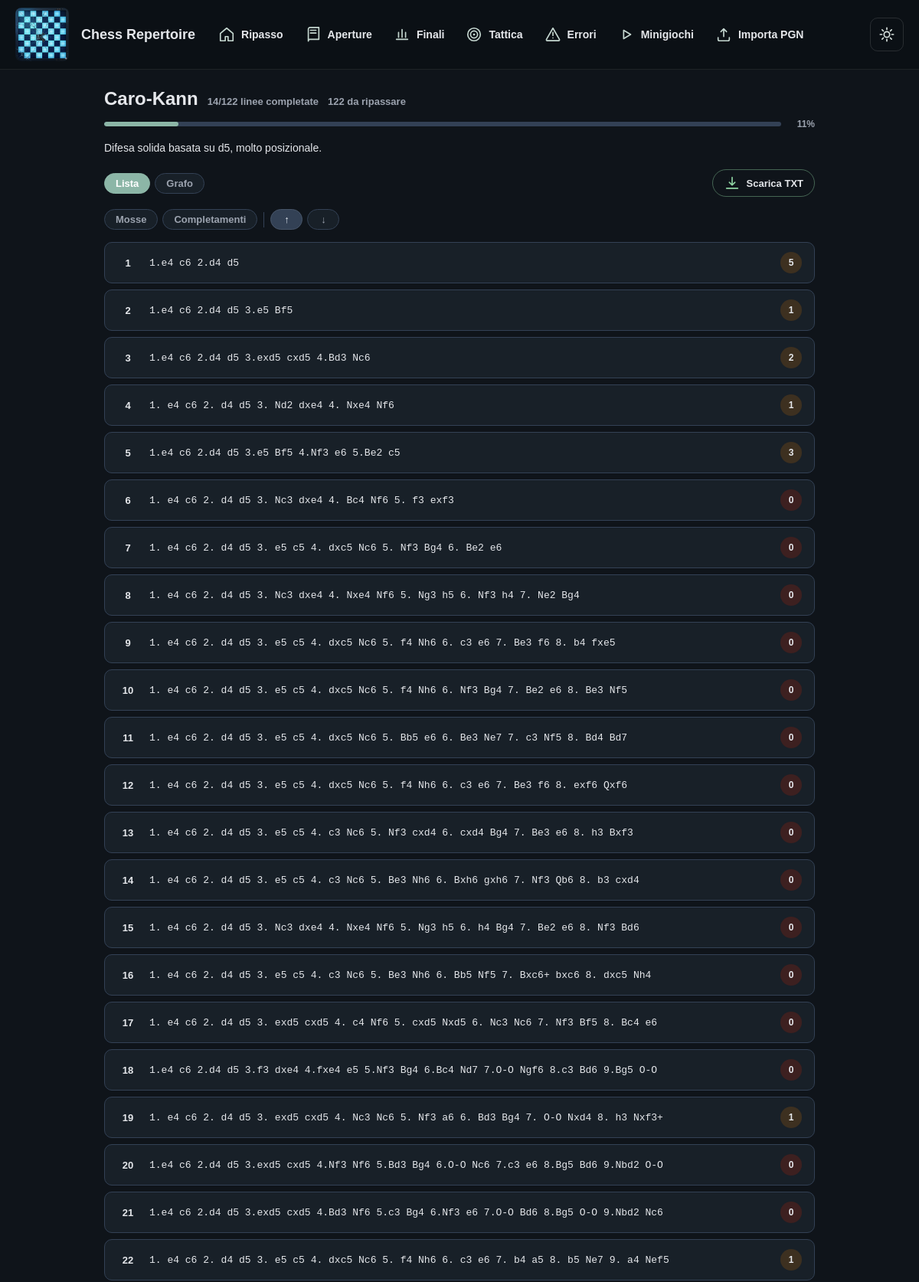
The page /opening/1/ (upper part) on the database its author committed.
### repertoire/models.py (models this page shows, shortened)
class OpeningRoot(models.Model):
    nome = models.CharField(max_length=100, unique=True)
    moves = models.CharField(max_length=50, blank=True, null=True)
    descrizione = models.TextField(blank=True, null=True)
    difesa = models.BooleanField(default=False)
    preferito = models.BooleanField(default=False)
    class Meta:
        ordering = ["nome"]

class ReviewFieldsMixin(models.Model):
    completamenti = models.PositiveIntegerField(default=0)
    last_reviewed = models.DateTimeField(blank=True, null=True)
    due_at = models.DateTimeField(blank=True, null=True)
    review_attempts = models.PositiveIntegerField(default=0)
    mistakes = models.PositiveIntegerField(default=0)
    accuracy = models.FloatField(default=0)
    class Meta:
        abstract = True

class OpeningLine(ReviewFieldsMixin, models.Model):
    root = models.ForeignKey("OpeningRoot", on_delete=models.CASCADE, related_name="linee")
    numero = models.PositiveIntegerField(default=0, null=True, blank=True)
    titolo = models.CharField(max_length=200, blank=True, null=True)
    pgn = models.TextField()
    note = models.TextField(blank=True, null=True)
    flipped = models.BooleanField(default=False)
    difficolta = models.CharField(max_length=20, choices=DIFFICOLTA_CHOICES, default="media", blank=True)
    parent = models.ForeignKey(
        "self",
        null=True,
        blank=True,
        on_delete=models.SET_NULL,
        related_name="varianti",
    )
    class Meta:
        ordering = ["numero"]
    def count_moves(self):
        clean = self.pgn.replace("{", "").replace("}", "")
        return len([m for m in clean.split() if "." not in m and m not in ["1-0", "0-1", "1/2-1/2", "*"]])

### repertoire/views.py (the view)
# urls.py: path('opening/<int:opening_id>/', views.opening_detail, name='opening_detail'),
def opening_detail(request, opening_id):
    opening = get_object_or_404(OpeningRoot, pk=opening_id)
    all_lines = list(
        OpeningLine.objects.filter(root=opening)
        .filter(_numbered_line_filter())
        .annotate(pgn_len=Length("pgn"))
        .order_by("pgn_len", "numero", "id")
    )
    tree_json = json.dumps(_build_move_tree(all_lines))
    completed = sum(1 for line in all_lines if line.completamenti > 0)
    due_count = sum(1 for line in all_lines if is_due(line))
    return render(
        request,
        "repertoire/opening_detail.html",
        {
            "opening": opening,
            "all_lines": all_lines,
            "tree_json": tree_json,
            "completed_lines": completed,
            "due_lines": due_count,
        },
    )

### repertoire/utils.py (called while the page is built)
def tokenize_pgn(pgn):
    text = pgn or ""
    text = re.sub(r"\{[^}]*\}", "", text)
    text = re.sub(r"\([^)]*\)", "", text)
    text = re.sub(r"\$\d+", "", text)
    text = re.sub(r"\d+\.(\.\.)?", " ", text)
    text = re.sub(r"[+#!?]", "", text)
    return [token for token in text.split() if token and token not in RESULT_TOKENS]

def is_due(reviewable, now=None):
    now = now or timezone.now()
    return reviewable.review_attempts == 0 or reviewable.due_at is None or reviewable.due_at <= now

### repertoire/views.py (called while the page is built)
def _pgn_to_moves(pgn):
    return tokenize_pgn(pgn)

def _build_move_tree(lines):
    root = {"n": "", "c": [], "l": None}
    for line in lines:
        moves = _pgn_to_moves(line.pgn)
        node = root
        for move in moves:
            child = next((c for c in node["c"] if c["n"] == move), None)
            if child is None:
                child = {"n": move, "c": [], "l": None}
                node["c"].append(child)
            node = child
        if moves:
            node["l"] = {"id": line.root_id, "num": line.numero}
    return root

def _numbered_line_filter():
    return Q(numero__isnull=False) & Q(numero__gt=0)

### repertoire/templates/repertoire/opening_detail.html (shortened to what this page needs)
{% extends "repertoire/base.html" %}
{% block content %}
<div class="page">
  <div style="display:flex;align-items:baseline;gap:12px;flex-wrap:wrap;">
    <h1 class="page-title">{{ opening.nome }}</h1>
    <span style="font-size:13px;font-weight:700;color:var(--text-muted);white-space:nowrap;">{{ completed_lines }}/{{ all_lines|length }} linee completate</span>
    <span style="font-size:13px;font-weight:700;color:var(--text-muted);white-space:nowrap;">{{ due_lines }} da ripassare</span>
  </div>
  {% if all_lines %}
  {% with pct=completed_lines|stringformat:"s" total=all_lines|length %}
  <div style="margin:8px 0 16px;display:flex;align-items:center;gap:10px;">
    <div style="flex:1;height:6px;background:var(--border);border-radius:4px;overflow:hidden;">
      <div style="height:100%;width:{% widthratio completed_lines all_lines|length 100 %}%;background:var(--accent);border-radius:4px;transition:width .4s;"></div>
    </div>
    <span style="font-size:12px;font-weight:700;color:var(--text-muted);min-width:34px;text-align:right;">{% widthratio completed_lines all_lines|length 100 %}%</span>
  </div>
  {% endwith %}
  {% endif %}
  {% if opening.descrizione %}
  <p class="page-desc">{{ opening.descrizione }}</p>
  {% endif %}
  <div class="toolbar">
    <div style="display:flex;align-items:center;gap:6px;">
      <button class="sort-btn active" id="btnLista">Lista</button>
      <button class="sort-btn" id="btnGrafo">Grafo</button>
    </div>
    <a href="{% url 'download_opening_lines' opening.id %}" class="download-link">
      <svg class="ui-icon" aria-hidden="true"><use href="#icon-download"></use></svg>
      <span>Scarica TXT</span>
    </a>
  </div>
  <div id="sortControls" style="display:flex;align-items:center;gap:6px;flex-wrap:wrap;margin-bottom:16px;">
    <button class="sort-btn" data-sort="mosse">Mosse</button>
    <button class="sort-btn" data-sort="completamenti">Completamenti</button>
    <button class="dir-btn active" id="dirAsc">↑</button>
    <button class="dir-btn" id="dirDesc">↓</button>
  </div>
  <div id="listView">
    {% if all_lines %}
    <div class="linee-list" id="lineList">
      {% for line in all_lines %}
      <a class="linea-card"
         href="{% url 'line_training' line.root.id line.numero %}"
         data-completamenti="{{ line.completamenti }}"
         data-mosse="{{ line.count_moves }}"
         data-original-index="{{ forloop.counter0 }}">
        <span class="linea-num">{{ forloop.counter }}</span>
        <span class="linea-pgn">{{ line.pgn }}</span>
        {% with c=line.completamenti %}
        <span class="completamenti-badge {% if c == 0 %}c-zero{% elif c < 7 %}c-low{% elif c < 15 %}c-mid{% else %}c-high{% endif %}"
              title="{{ c }} completamenti">{{ c }}</span>
        {% endwith %}
      </a>
      {% endfor %}
    </div>
    {% else %}
    <div class="empty-state">Nessuna linea registrata per questa apertura.</div>
    {% endif %}
  </div>
</div>
{% endblock %}

### repertoire/templates/repertoire/base.html (style rules this page uses)
*, *::before, *::after { box-sizing: border-box; }
:root { --bg: #f3f4f6; --bg-card: #ffffff; --bg-header: #18212b; --text: #1f2937; --text-muted: #6b7280; --border: #d1d5db; --input-bg: #fff; --surface-alt: #eef2f7; --accent: #2f6f5e; --accent-strong: #245748; }
html.dark { --bg: #0f141a; --bg-card: #182028; --bg-header: #0b1015; --text: #e5e7eb; --text-muted: #9ca3af; --border: #334155; --input-bg: #111827; --surface-alt: #1f2937; --accent: #8cb6a7; --accent-strong: #b7d4c9; }
body { margin: 0; font-family: Arial, sans-serif; background: var(--bg); color: var(--text); min-height: 100vh; display: flex; flex-direction: column; transition: background .25s, color .25s; }
a { color: var(--text); text-decoration: none; }
.ui-icon { width: 22px; height: 22px; display: inline-block; vertical-align: middle; flex: 0 0 auto; }
html.dark h1, html.dark h2, html.dark h3, html.dark h4, html.dark p, html.dark span, html.dark label { color: var(--text); }

### repertoire/templates/repertoire/opening_detail.html (style rules this page uses)
.page { max-width: 960px; margin: 0 auto; padding: 24px 16px; }
.page-title { font-size: 24px; font-weight: 800; margin: 0 0 4px; }
.page-desc { font-size: 14px; color: var(--text-muted); margin: 0 0 20px; }
.toolbar { display: flex; align-items: center; justify-content: space-between; flex-wrap: wrap; gap: 10px; margin-bottom: 16px; }
.sort-btn { padding: 5px 14px; border: 1px solid var(--border); border-radius: 20px; cursor: pointer; font-size: 13px; font-weight: 600; background: var(--bg-card); color: var(--text-muted); transition: background .15s, color .15s, border-color .15s; }
.sort-btn.active { background: var(--accent); color: #fff; border-color: var(--accent); }
.dir-btn { padding: 5px 12px; border: 1px solid var(--border); border-radius: 20px; cursor: pointer; font-size: 13px; font-weight: 700; background: var(--bg-card); color: var(--text-muted); transition: background .15s, color .15s, border-color .15s; min-width: 42px; }
.dir-btn.active { background: #334155; color: #e2e8f0; border-color: #475569; }
.download-link { background: transparent; color: #8fd4a3; border: 1px solid rgba(143,212,163,0.42); padding: 6px 14px; border-radius: 20px; font-size: 13px; font-weight: 600; text-decoration: none; display: inline-flex; align-items: center; gap: 8px; transition: all .2s; }
.linee-list { display: flex; flex-direction: column; gap: 8px; }
.linea-card { background: var(--bg-card); border: 1px solid var(--border); border-radius: 10px; padding: 12px 16px; display: flex; align-items: center; gap: 14px; text-decoration: none; color: var(--text); transition: box-shadow .18s, border-color .18s, transform .18s; }
.linea-num { font-size: 13px; font-weight: 700; color: var(--text-muted); min-width: 28px; text-align: center; flex-shrink: 0; }
.linea-pgn { flex: 1; font-family: monospace; font-size: 13px; color: var(--accent); white-space: nowrap; overflow: hidden; text-overflow: ellipsis; }
.completamenti-badge { min-width: 28px; height: 28px; border-radius: 50%; display: inline-flex; align-items: center; justify-content: center; font-size: 12px; font-weight: 800; flex-shrink: 0; }
.c-zero { background: #3d2020; color: #c4898a; }
.c-low { background: #3d3020; color: #c4a96a; }

### rows shown on the page
OpeningRoot: nome "Caro-Kann", descrizione "Difesa solida basata su d5, molto posizionale."
OpeningLine: pgn "1.e4 c6 2.d4 d5", completamenti "5"
OpeningLine: pgn "1.e4 c6 2.d4 d5 3.e5 Bf5", completamenti "1"
OpeningLine: pgn "1.e4 c6 2.d4 d5 3.exd5 cxd5 4.Bd3 Nc6", completamenti "2"
OpeningLine: pgn "1. e4 c6 2. d4 d5 3. Nd2 dxe4 4. Nxe4 Nf6", completamenti "1"
OpeningLine: pgn "1.e4 c6 2.d4 d5 3.e5 Bf5 4.Nf3 e6 5.Be2 c5", completamenti "3"
OpeningLine: pgn "1. e4 c6 2. d4 d5 3. Nc3 dxe4 4. Bc4 Nf6 5. f3 exf3", completamenti "0"
OpeningLine: pgn "1. e4 c6 2. d4 d5 3. e5 c5 4. dxc5 Nc6 5. Nf3 Bg4 6. Be2 e6", completamenti "0"
OpeningLine: pgn "1. e4 c6 2. d4 d5 3. Nc3 dxe4 4. Nxe4 Nf6 5. Ng3 h5 6. Nf3 h4 7. Ne2 Bg4", completamenti "0"
OpeningLine: pgn "1. e4 c6 2. d4 d5 3. e5 c5 4. dxc5 Nc6 5. f4 Nh6 6. c3 e6 7. Be3 f6 8. b4 fxe5", completamenti "0"
OpeningLine: pgn "1. e4 c6 2. d4 d5 3. e5 c5 4. dxc5 Nc6 5. f4 Nh6 6. Nf3 Bg4 7. Be2 e6 8. Be3 Nf5", completamenti "0"
OpeningLine: pgn "1. e4 c6 2. d4 d5 3. e5 c5 4. dxc5 Nc6 5. Bb5 e6 6. Be3 Ne7 7. c3 Nf5 8. Bd4 Bd7", completamenti "0"
OpeningLine: pgn "1. e4 c6 2. d4 d5 3. e5 c5 4. dxc5 Nc6 5. f4 Nh6 6. c3 e6 7. Be3 f6 8. exf6 Qxf6", completamenti "0"
OpeningLine: pgn "1. e4 c6 2. d4 d5 3. e5 c5 4. c3 Nc6 5. Nf3 cxd4 6. cxd4 Bg4 7. Be3 e6 8. h3 Bxf3", completamenti "0"
OpeningLine: pgn "1. e4 c6 2. d4 d5 3. e5 c5 4. c3 Nc6 5. Be3 Nh6 6. Bxh6 gxh6 7. Nf3 Qb6 8. b3 cxd4", completamenti "0"
OpeningLine: pgn "1. e4 c6 2. d4 d5 3. Nc3 dxe4 4. Nxe4 Nf6 5. Ng3 h5 6. h4 Bg4 7. Be2 e6 8. Nf3 Bd6", completamenti "0"
OpeningLine: pgn "1. e4 c6 2. d4 d5 3. e5 c5 4. c3 Nc6 5. Be3 Nh6 6. Bb5 Nf5 7. Bxc6+ bxc6 8. dxc5 Nh4", completamenti "0"
OpeningLine: pgn "1. e4 c6 2. d4 d5 3. exd5 cxd5 4. c4 Nf6 5. cxd5 Nxd5 6. Nc3 Nc6 7. Nf3 Bf5 8. Bc4 e6", completamenti "0"
OpeningLine: pgn "1.e4 c6 2.d4 d5 3.f3 dxe4 4.fxe4 e5 5.Nf3 Bg4 6.Bc4 Nd7 7.O-O Ngf6 8.c3 Bd6 9.Bg5 O-O", completamenti "0"
OpeningLine: pgn "1. e4 c6 2. d4 d5 3. exd5 cxd5 4. Nc3 Nc6 5. Nf3 a6 6. Bd3 Bg4 7. O-O Nxd4 8. h3 Nxf3+", completamenti "1"
OpeningLine: pgn "1.e4 c6 2.d4 d5 3.exd5 cxd5 4.Nf3 Nf6 5.Bd3 Bg4 6.O-O Nc6 7.c3 e6 8.Bg5 Bd6 9.Nbd2 O-O", completamenti "0"
OpeningLine: pgn "1.e4 c6 2.d4 d5 3.exd5 cxd5 4.Bd3 Nf6 5.c3 Bg4 6.Nf3 e6 7.O-O Bd6 8.Bg5 O-O 9.Nbd2 Nc6", completamenti "0"
OpeningLine: pgn "1. e4 c6 2. d4 d5 3. e5 c5 4. dxc5 Nc6 5. f4 Nh6 6. c3 e6 7. b4 a5 8. b5 Ne7 9. a4 Nef5", completamenti "1"

### other values the page prints
{{ completed_lines }} "14"
{{ all_lines|length }} "122"
{{ due_lines }} "122"
